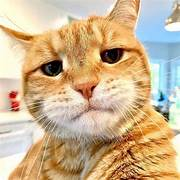
#> input picture image.jpeg, 180 x 180 px
$ python 'Domain Spasial.py'   (older library calls are emulated)
#> lines starting #> are read from the running program, lines starting #| are printed output that depends on the picture
import cv2
import numpy as np
import matplotlib.pyplot as plt
from scipy.ndimage import median_filter, minimum_filter, maximum_filter

# Baca gambar dari file (dalam format warna)
image_path = 'image.jpeg'  # Ganti dengan path gambar Anda
image_color = cv2.imread(image_path)  # Baca gambar dalam format warna
#> image_color is the input picture: shape (180, 180, 3); mean B, G, R 144.3, 179.7, 205.1

# Ubah gambar berwarna menjadi grayscale
image_gray = cv2.cvtColor(image_color, cv2.COLOR_BGR2GRAY)

# Function untuk menampilkan beberapa gambar dalam grid
def show_images_in_grid(titles, images, rows, cols, figsize=(10, 10)):
    fig, axes = plt.subplots(rows, cols,  figsize=figsize)
    for ax, title, img in zip(axes.flatten(), titles, images):
        ax.set_title(title)
        ax.imshow(img if len(img.shape) == 3 else img, cmap='gray' if len(img.shape) == 2 else None)
        ax.axis('off')
    plt.tight_layout()
    plt.show()

# Difference Image antara dua gambar
difference = cv2.absdiff(image_gray, image_gray)
#> difference: shape (180, 180); every value is 0

# Average Filter dengan kernel 5x5
avg_filtered = cv2.blur(image_gray, (5, 5))
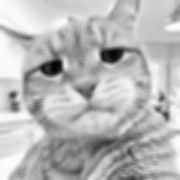
#> avg_filtered: shape (180, 180); min 5, max 253, mean 183.3

# Median Filter dengan kernel 5x5
median_filtered = median_filter(image_gray, size=5)

# Min Filter dengan kernel 3x3
min_filtered = minimum_filter(image_gray, size=3)
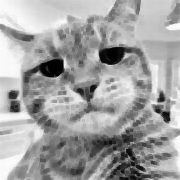
#> min_filtered: shape (180, 180); min 0, max 254, mean 161.8

# Max Filter dengan kernel 3x3
max_filtered = maximum_filter(image_gray, size=3)
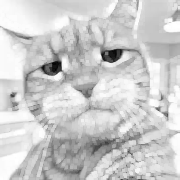
#> max_filtered: shape (180, 180); min 4, max 255, mean 203.4

# Laplacian
laplacian = cv2.Laplacian(image_gray, cv2.CV_64F)
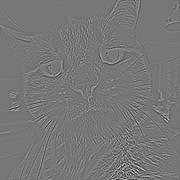
#> laplacian: shape (180, 180) float64; min -437, max 496, mean -0.1; drawn with min black and max white

# Sobel Gradient dalam arah X
sobel_x = cv2.Sobel(image_gray, cv2.CV_64F, 1, 0, ksize=3)
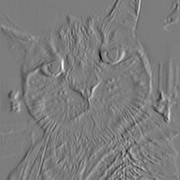
#> sobel_x: shape (180, 180) float64; min -904, max 938, mean -0.7; drawn with min black and max white

# Sobel Gradient dalam arah Y
sobel_y = cv2.Sobel(image_gray, cv2.CV_64F, 0, 1, ksize=3)
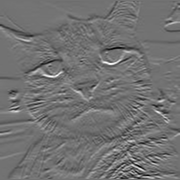
#> sobel_y: shape (180, 180) float64; min -728, max 895, mean -2; drawn with min black and max white

# Daftar judul dan gambar untuk ditampilkan dalam grid
titles = [
    "Gambar Asli (Berwarna)",
    "Difference Image",
    "Average Filter (5x5)",
    "Median Filter (5x5)",
    "Min Filter (3x3)",
    "Max Filter (3x3)",
    "Laplacian",
    "Sobel Gradient (X)",
    "Sobel Gradient (Y)"
]

images = [
    cv2.cvtColor(image_color, cv2.COLOR_BGR2RGB),  # Konversi BGR ke RGB untuk plot berwarna
    difference,
    avg_filtered,
    median_filtered,
    min_filtered,
    max_filtered,
    laplacian,
    sobel_x,
    sobel_y
]

# Tampilkan gambar dalam grid 3x3
show_images_in_grid(titles, images, 3, 3,  figsize=(7, 7))
#> the loop in show_images_in_grid, `for ax, title, img in zip(axes.flatten(), titles, images):` made 9 passes
#> title on passes 1 to 9: 'Gambar Asli (Berwarna)', 'Difference Image', 'Average Filter (5x5)', 'Median Filter (5x5)', 'Min Filter (3x3)', 'Max Filter (3x3)', 'Laplacian', 'Sobel Gradient (X)', 'Sobel Gradient (Y)'
#> in show_images_in_grid, `plt.show()`:
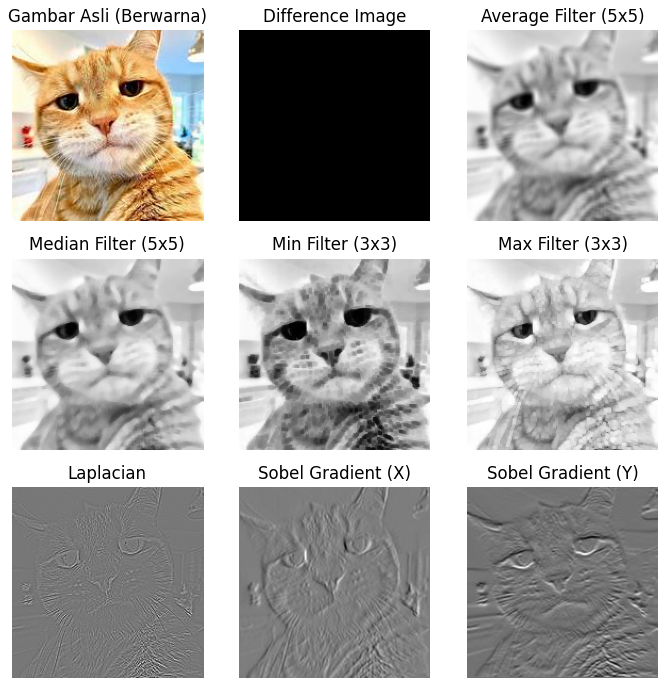
#> figure drawn by matplotlib, 9 panels
